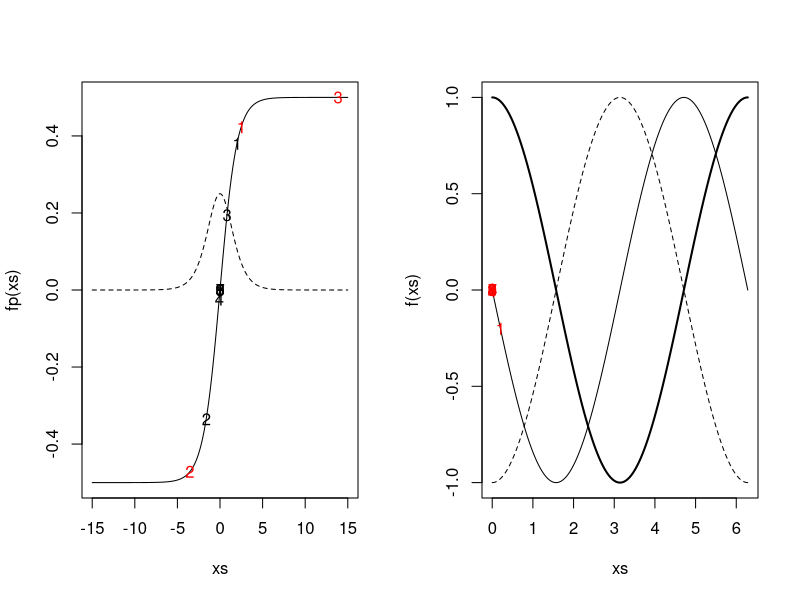
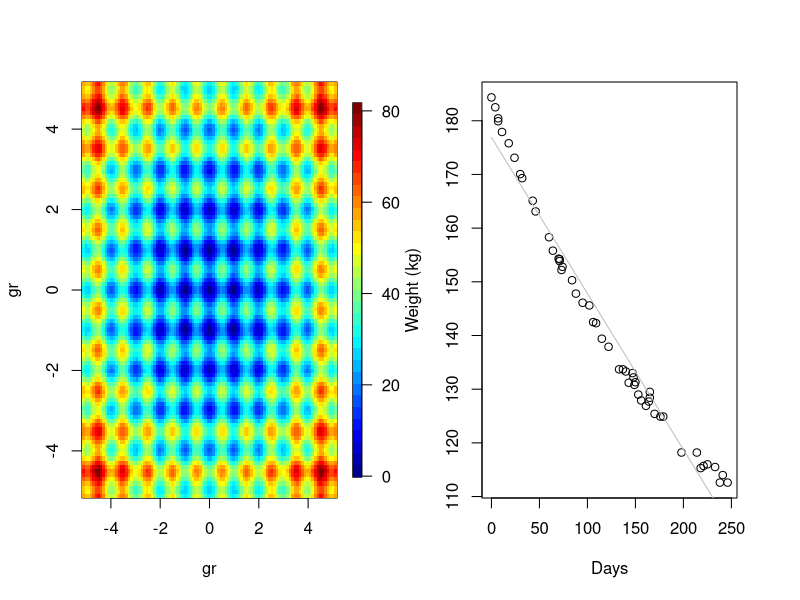
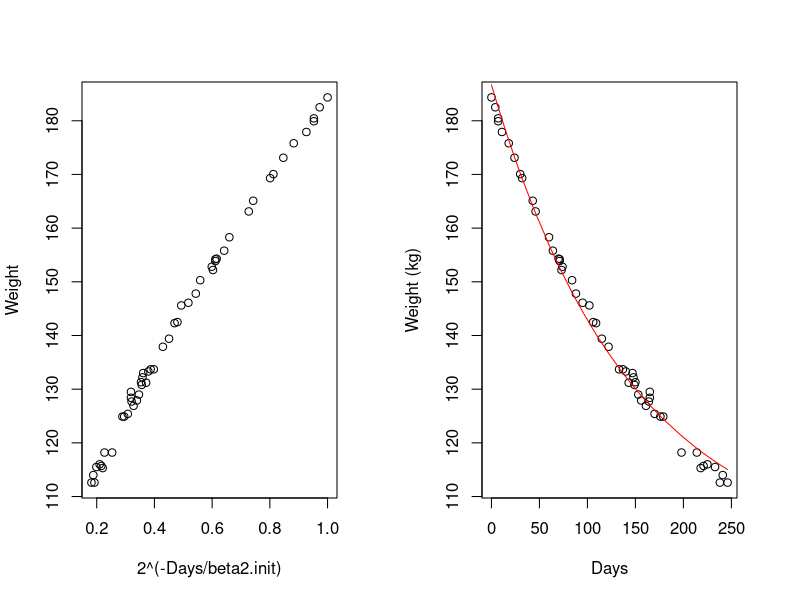
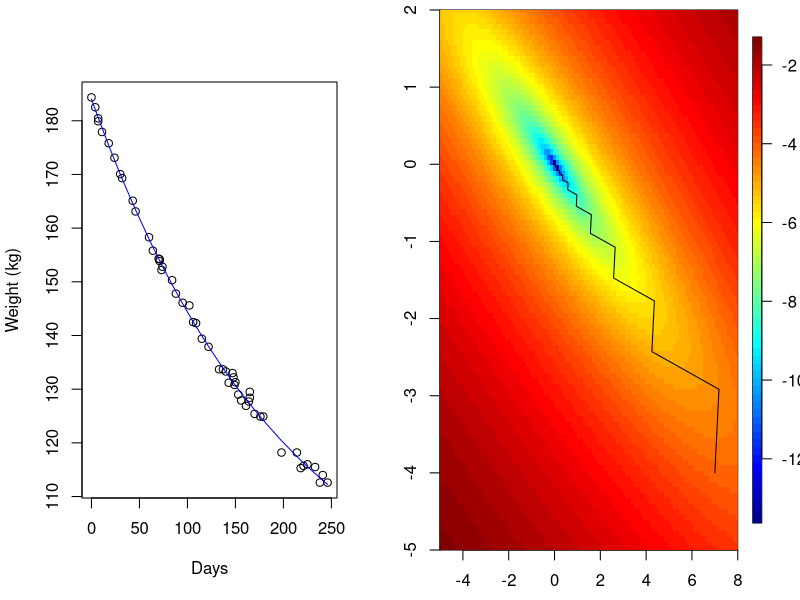
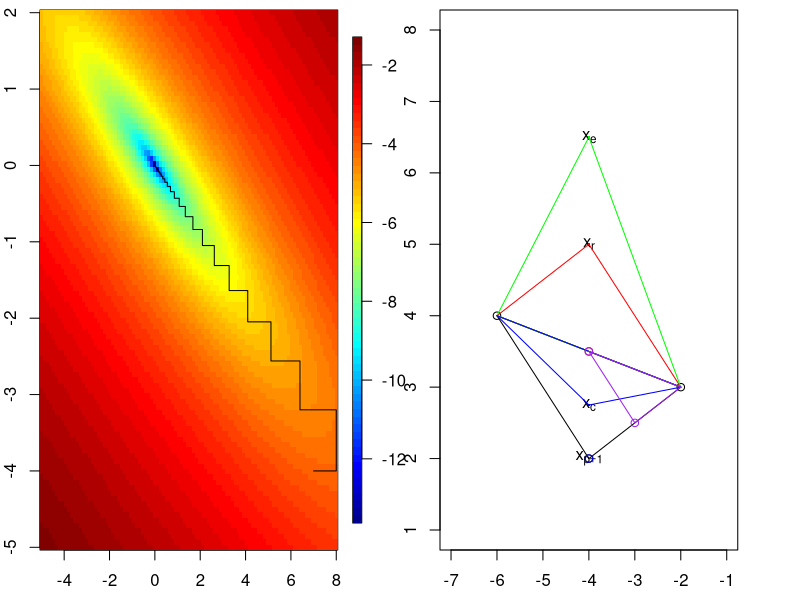
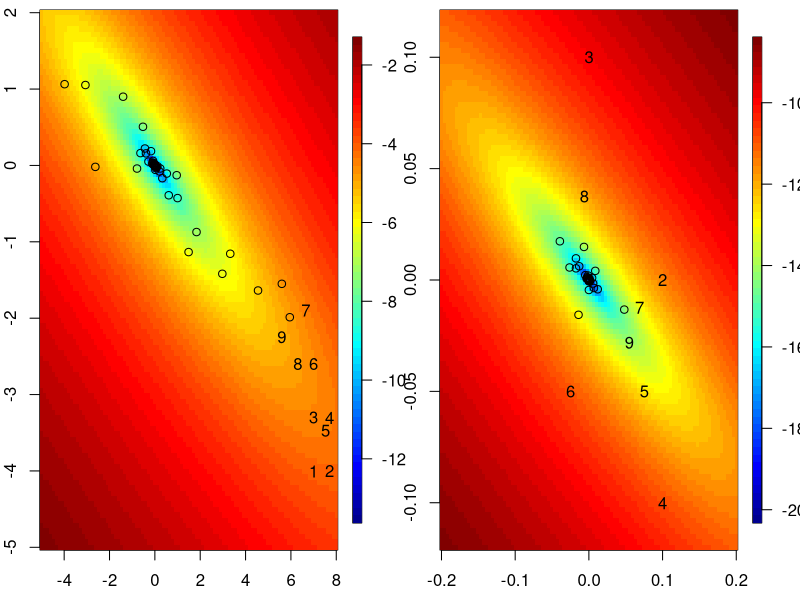
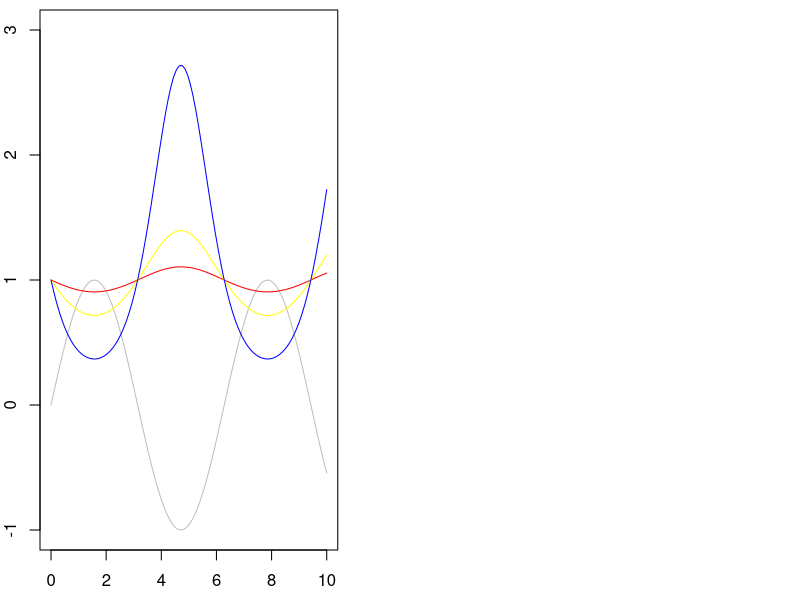
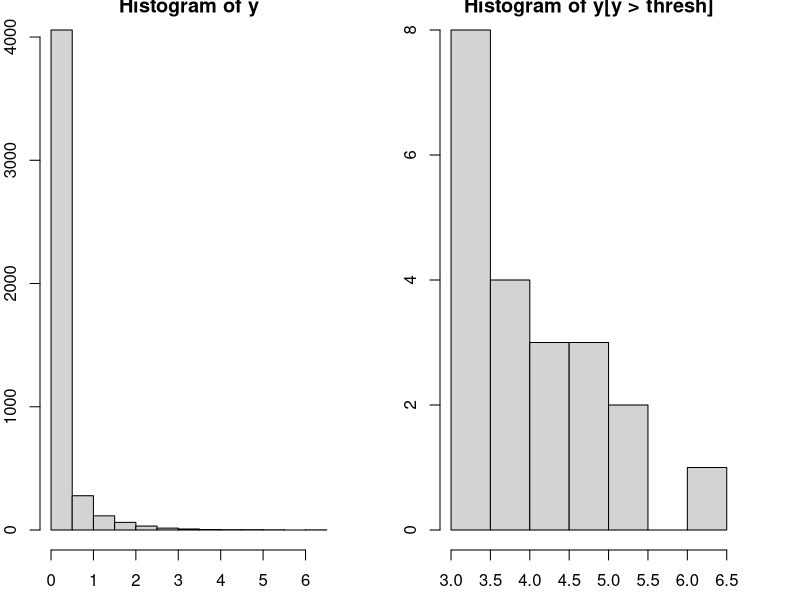

Write R code to recreate these figures, in order. (Note: this script raises an error after producing the figures.)
################################################################
### Demo code for Unit 11 of Stat243, "Optimization"
### Chris Paciorek, November 2015
################################################################

#######################################
# 3: Univariate function optimization
#######################################

### 3.3.3 How can Newton's method go wrong? 

## @knitr newton-wrong

par(mfrow = c(1,2))
fp <- function(x, theta = 1){
	exp(x*theta)/(1+exp(x*theta)) - .5
}
fpp <- function(x, theta = 1){
	exp(x*theta)/((1+exp(x*theta))^2)
}
xs <- seq(-15, 15, len = 300)
plot(xs, fp(xs), type = 'l')
lines(xs, fpp(xs), lty = 2)

## good starting point
x0 <- 2
xvals <- c(x0,rep(NA,9))
for(t in 2:10){
	xvals[t]=xvals[t-1] - fp(xvals[t-1]) / fpp(xvals[t-1])
}
print(xvals)
points(xvals, fp(xvals), pch = as.character(1:length(xvals)))

## bad starting point
x0 <- 2.5
xvals <- c(x0,rep(NA,9))
for(t in 2:10){
	xvals[t]=xvals[t-1] - fp(xvals[t-1]) / fpp(xvals[t-1])
}
print(xvals)
points(xvals, fp(xvals), pch = as.character(1:length(xvals)), col = 'red')
## whoops

## example of mistakenly climbing uphill

# original fxn
f <- function(x) cos(x)
# gradient
fp <- function(x) -sin(x)
# second derivative
fpp <- function(x) -cos(x)
xs <- seq(0, 2*pi, len = 300)
plot(xs, f(xs), type = 'l', lwd = 2)
lines(xs, fp(xs))
lines(xs, fpp(xs), lty = 2)
x0 <- 0.2 # starting point
fp(x0) # negative
fpp(x0) # negative
x1 <- x0 - fp(x0)/fpp(x0) # whoops, we've gone uphill 
## because of the negative second derivative
xvals <- c(x0,rep(NA,9))
for(t in 2:10){
	xvals[t]=xvals[t-1]-fp(xvals[t-1])/fpp(xvals[t-1])
}
xvals
points(xvals, fp(xvals), pch = as.character(1:length(xvals)), col = 'red')
## and we've found a maximum rather than a minimum...

## @knitr dummy

#######################################
# 4: Convergence ideas
#######################################

### 4.2 Starting values

## @knitr rastrigin

rastrigin <- function(x) {
	A <- 10
	n <- length(x)
	return(A*n + sum(x^2 - A * cos(2*pi*x)))
}
const <- 5.12
nGrid <- 100
gr <- seq(-const, const, len = nGrid)
xs <- expand.grid(x1 = gr, x2 = gr)
y <- apply(xs, 1, rastrigin)
require(fields)
image.plot(gr, gr, matrix(y, nGrid, nGrid), col=tim.colors(32))

## @knitr dummy

### 4.3 Convergence rates

## @knitr convergence

options(digits = 10)
f <- function(x) cos(x)
fp <- function(x) -sin(x)
fpp <- function(x) -cos(x)
xstar <- pi # known minimum

## N-R
x0 <- 2
xvals <- c(x0,rep(NA,9))
for(t in 2:10){
	xvals[t] <- xvals[t-1] - fp(xvals[t-1]) / fpp(xvals[t-1])
}
print(xvals)

## bisection
bisecStep <- function(interval, fp){
	xt <- mean(interval)
	if(fp(interval[1]) * fp(xt) <= 0) interval[2] <- xt else interval[1] <- xt
	return(interval)
}
nIt <- 30
a0 <- 2; b0 <- (3*pi/2) - (xstar - a0) 
## have b0 be as far from min as a0 for fair comparison with N-R
interval <- matrix(NA, nr = nIt, nc = 2)
interval[1, ] <- c(a0, b0)
for(t in 2:nIt){
	interval[t, ] <- bisecStep(interval[t-1, ], fp)
}
rowMeans(interval)

## @knitr dummy

########################################
### 5: Multivariate optimization
########################################

### 5.2 Newton-Raphson (Newton's method)

library(MASS)
head(wtloss)
attach(wtloss)

plot(Days, Weight, ylab = "Weight (kg)")

### Linear fit - not a good model
wtloss.lm <- lm(Weight ~ Days, data = wtloss)
coef(wtloss.lm) # estimates of the intercept and slope
lines(Days, fitted(wtloss.lm), col = "grey")

## we need some starting values
## guess that beta2 approx 100 since the midpoint of Days is near 100

beta2.init = 100
plot(2^(-Days/beta2.init), Weight)
tmpMod = lm(Weight ~ I(2^(-Days/beta2.init)))
beta0.init = tmpMod$coef[1]
beta1.init = tmpMod$coef[2]

plot(Days, Weight, ylab = "Weight (kg)")
lines(Days, beta0.init + beta1.init * 2^(-Days/beta2.init), col = 'red')
## not bad; let's go with that

expr = quote((Weight - (beta0 + beta1 * 2^(-Days/beta2)))^2) # objective is sum of this quantity over the observations
## let R do the differentiation of the basic expression for us (since human error in taking derivatives is very common)
## R won't deal with the summation, so we'll have to do that ourselves
deriv(expr, c("beta0", "beta1", "beta2"), function.arg = TRUE)
deriv3(expr, c("beta0", "beta1", "beta2"), function.arg = TRUE) # same as deriv()  with Hessian = TRUE

f =function(betas){
  sum((Weight - (betas[1] + betas[2] * 2^(-Days/betas[3])))^2)
}

## use the basic code based on deriv() and deriv3() 
fp = function(betas){
  ## a bit sloppy as I use Days and Weight as global vars here
  beta0 = betas[1]
  beta1 = betas[2]
  beta2 = betas[3]
  .expr3 <- 2^(-Days/beta2)
  .expr6 <- Weight - (beta0 + beta1 * .expr3)
  grad = - c(sum(2*.expr6), sum(2*(.expr3*.expr6)),
             sum(2* (beta1 * (.expr3 * (log(2) * (Days/beta2^2))) * .expr6)))
  return(grad)
}

fpp = function(betas){
  ## a bit sloppy as I use Days and Weight as global vars here
  n = length(Days)
  beta0 = betas[1]
  beta1 = betas[2]
  beta2 = betas[3]
  .expr3 <- 2^(-Days/beta2)
  .expr6 <- Weight - (beta0 + beta1 * .expr3)
  .expr11 <- log(2)
  .expr12 <- beta2^2
  .expr14 <- .expr11 * (Days/.expr12)
  .expr15 <- .expr3 * .expr14
  .expr16 <- beta1 * .expr15
  
  hessian = matrix(0, 3, 3)
  hessian[1, 1] <- 2*n # don't forget to do summation (i.e., multiply by n)
  hessian[1, 2] <- sum(2 * .expr3)
  hessian[1, 3] <- sum( 2 *  .expr16)
  hessian[2, 2] <- sum( 2 * (.expr3 * .expr3))
  
  hessian[2, 3] <-  - sum(2 * 
                          (.expr15 * .expr6 - .expr3 * .expr16))
  
  hessian[3, 3] <- - sum(2 * (beta1 * (.expr15 * 
                                       .expr14 - .expr3 * (.expr11 * (Days * (2 * beta2)/.expr12^2))) * 
                              .expr6 - .expr16 * .expr16))
  hessian[lower.tri(hessian)] = t(hessian[upper.tri(hessian)])
  return(hessian) 
}



nIt = 20
xvals = matrix(NA, nr = nIt, nc = 3)
xvals[1, ] = c(beta0.init, beta1.init, beta2.init)


for(t in 2:nIt){
  xvals[t, ] = xvals[t-1, ] - solve(fpp(xvals[t-1, ]), fp(xvals[t-1, ]))
  if(FALSE){ # in case not numerically p.d., use pseudoinverse
    e = eigen(fpp(xvals[t-1, ])) 
    e$val = 1/e$val
    e$val[e$val < 0] = 0 # pseudo-inverse
    xvals[t, ] = xvals[t-1, ] - e$vec%*%((t(e$vec)*e$val)%*%fp(xvals[t-1, ]))
  }
}

## let's check against R's built-in nonlinear least squares function
beta.start = xvals[1, ]
names(beta.start) = c("beta0", "beta1", "beta2")
wtloss.fm <- nls(Weight ~ beta0 + beta1*2^(-Days/beta2), 
                 data = wtloss, start = beta.start, trace = TRUE)
nlsEst = coef(wtloss.fm)

f(xvals[20, ])
f(nlsEst)

plot(Days, Weight, ylab = "Weight (kg)")
lines(Days, fitted(wtloss.fm), col = "blue")

### 5.3 Fisher scoring

## data are only involved in .expr6 and all Hessian terms involving .expr6 are linear in it, so replace with its expectation, which is simply 0

fppFS = function(betas){
  ## a bit sloppy as I use Days and Weight as global vars here
  n = length(Days)
  beta0 = betas[1]
  beta1 = betas[2]
  beta2 = betas[3]
    .expr3 <- 2^(-Days/beta2)
    .expr6 <- 0 # Weight - (beta0 + beta1 * .expr3)
    .expr11 <- log(2)
    .expr12 <- beta2^2
    .expr14 <- .expr11 * (Days/.expr12)
    .expr15 <- .expr3 * .expr14
    .expr16 <- beta1 * .expr15
 
  hessian = matrix(0, 3, 3)
  hessian[1, 1] <- 2*n # don't forget to do summation (i.e., multiply by n)
    hessian[1, 2] <- sum(2 * .expr3)
    hessian[1, 3] <- sum( 2 *  .expr16)
    hessian[2, 2] <- sum( 2 * (.expr3 * .expr3))
  
    hessian[2, 3] <-  - sum(2 * 
        (.expr15 * .expr6 - .expr3 * .expr16))

    hessian[3, 3] <- - sum(2 * (beta1 * (.expr15 * 
        .expr14 - .expr3 * (.expr11 * (Days * (2 * beta2)/.expr12^2))) * 
        .expr6 - .expr16 * .expr16))
  hessian[lower.tri(hessian)] = t(hessian[upper.tri(hessian)])
  return(hessian) 
}


nIt = 20
xvals = matrix(NA, nr = nIt, nc = 3)
xvals[1, ] = c(beta0.init, beta1.init, beta2.init)

fpp(xvals[1, ])
fppFS(xvals[1, ])
## pretty similar - some terms in the observed FI didn't involve the data, so don't change anyway

for(t in 2:nIt){
  xvals[t, ] = xvals[t-1, ] - solve(fppFS(xvals[t-1, ]), fp(xvals[t-1, ]))
}

## FS seems to give slightly faster convergence here


### 5.5.1 Descent methods and Newton-like methods

## steepest descent

## @knitr steepest

par(mai = c(.5,.4,.1,.4))
f <- function(x){
	x[1]^2/1000 + 4*x[1]*x[2]/1000 + 5*x[2]^2/1000
}
fp <- function(x){
	c(2 * x[1]/1000 + 4 * x[2]/1000,
	4 * x[1]/1000 + 10 * x[2]/1000)
}
lineSearch <- function(alpha, xCurrent, direction, FUN){
	newx <- xCurrent + alpha * direction
	FUN(newx)
}
nIt <- 50
xvals <- matrix(NA, nr = nIt, nc = 2)
xvals[1, ] <- c(7, -4)
for(t in 2:50){
	newalpha <- optimize(lineSearch, interval = c(-5000, 5000),
		xCurrent = xvals[t-1, ], direction = fp(xvals[t-1, ]),
		FUN = f)$minimum 
	xvals[t, ] <- xvals[t-1, ] + newalpha * fp(xvals[t-1, ])
}
x1s <- seq(-5, 8, len = 100); x2s = seq(-5, 2, len = 100)
fx <- apply(expand.grid(x1s, x2s), 1, f)
## plot f(x) surface on log scale
image.plot(x1s, x2s, matrix(log(fx), 100, 100), 
	xlim = c(-5, 8), ylim = c(-5,2)) 
lines(xvals) ## overlay optimization path
## kind of slow

## @knitr dummy

### 5.6 Gauss-Seidel

## @knitr Gauss-Seidel

f <- function(x){
	return(x[1]^2/1000 + 4*x[1]*x[2]/1000 + 5*x[2]^2/1000)
}
f1 <- function(x1, x2){ # f(x) as a function of x1
	return(x1^2/1000 + 4*x1*x2/1000 + 5*x2^2/1000)
}
f2 <- function(x2, x1){ # f(x) as a function of x2
	return(x1^2/1000 + 4*x1*x2/1000 + 5*x2^2/1000)
}
x1s <- seq(-5, 8, len = 100); x2s = seq(-5, 2, len = 100)
fx <- apply(expand.grid(x1s, x2s), 1, f)
image.plot(x1s, x2s, matrix(log(fx), 100, 100))
nIt <- 49
xvals <- matrix(NA, nr = nIt, nc = 2)
xvals[1, ] <- c(7, -4)
## 5, -10
for(t in seq(2, nIt, by = 2)){
	newx1 <- optimize(f1, x2 = xvals[t-1, 2], interval = c(-40, 40))$minimum
	xvals[t, ] <- c(newx1, xvals[t-1, 2])
	newx2 <- optimize(f2, x1 = newx1, interval = c(-40, 40))$minimum
	xvals[t+1, ] <- c(newx1, newx2)
}
lines(xvals)

## @knitr dummy

### 5.7 Nelder-Mead

## set up tuning factors
alpha = 1
gamma = 2
beta = .5
delta = .5

## auxiliary function to plot line segments
plotseg = function(ind1, ind2, col = 1){
  if(length(ind1) == 1){
    segments(xs[ind1, 1], xs[ind1 , 2], xs[ind2, 1], xs[ind2, 2], col = col)
  } else{
    segments(ind1[1], ind1[2], xs[ind2, 1], xs[ind2, 2], col = col)    
  }
}
  
## initial polytope
xs = matrix(c(-2,3,-6,4,-4,2),nc=2,byrow=T)

plot(xs,xlim=c(-7,-1),ylim=c(1,8))
plotseg(2, 3)
plotseg(1, 3)
plotseg(1, 2)

xbar = (xs[1,]+xs[2,])/2

text(xs[3,1], xs[3,2], expression(x[p+1]))

points(xbar[1],xbar[2], col = 'red')

### reflection

xr = (1+alpha)*xbar - alpha*xs[3,]
points(xr[1],xr[2],col = 'red', pch = 16, cex = .4)
text(xr[1],xr[2], expression(x[r]))

plotseg(xr, 1, col = 'red')
plotseg(xr, 2, col = 'red')
plotseg(1, 2, col = 'red')
## red triangle is now our proposed new polytope

### consider expansion if xr is better than all the other points

xe = gamma*xr + (1-gamma)*xbar
points(xe[1], xe[2], col = 'green', pch = 16, cex = .4)
text(xe[1],xe[2], expression(x[e]))
## if xe is better than xr, use xe, o.w. use xr

plotseg(xe, 1, col = 'green')
plotseg(xe, 2, col = 'green')
plotseg(1, 2, col = 'green')

### consider contraction if xr is worse than all the other points

points(xs[3,1], xs[3, 2], col = 'blue')

## set xh to be the best of these two points
xh = xs[3, ] # suppose the original point is better than the reflection
xc = beta*xh + (1-beta)*xbar
points(xc[1], xc[2], col = 'blue', pch = 16, cex = .4)
text(xc[1],xc[2], expression(x[c]))
## if xc is better than xh, then contract

plotseg(xc, 1, col = 'blue')
plotseg(xc, 2, col = 'blue')
plotseg(1, 2, col = 'blue')

## if not, shrink simplex toward the best point (xs[1, ])

### shrinkage

xs[2, ] = delta*xs[2, ] + (1-delta)*xs[1, ]
xs[3, ] = delta*xs[3, ] + (1-delta)*xs[1, ]

points(xs[2, 1], xs[2, 2], col = 'purple')
points(xs[3, 1], xs[3, 2], col = 'purple')

plotseg(1, 2, 'purple')
plotseg(1, 3, 'purple')
plotseg(2, 3, 'purple')

### Nelder-Mead on our quadratic toy example

## @knitr nelder-example

f <- function(x, plot = TRUE){
    if(plot && cnt < 10) {
        points(x[1], x[2], pch = as.character(cnt))
        if(cnt < 10) cnt <<- cnt + 1 else cnt <<- 1
    } else if(plot) points(x[1], x[2])
    # if(plot) print(c(x,x[1]^2/1000 + 4*x[1]*x[2]/1000 + 5*x[2]^2/1000))
    return(x[1]^2/1000 + 4*x[1]*x[2]/1000 + 5*x[2]^2/1000)
}

par(mfrow = c(1,2))

x1s <- seq(-5, 8, len = 100); x2s = seq(-5, 2, len = 100)
fx <- apply(expand.grid(x1s, x2s), 1, f, FALSE)
cnt <- 1
image.plot(x1s, x2s, matrix(log(fx), 100, 100))
init <- c(7, -4)
optim(init, f, method = "Nelder-Mead")

x1s <- seq(-.2, .2, len = 100); x2s = seq(-.12, .12, len = 100)
fx <- apply(expand.grid(x1s, x2s), 1, f, FALSE)
cnt <- 1
image.plot(x1s, x2s, matrix(log(fx), 100, 100))
init <- c(-0, 0)
optim(init, f, method = "Nelder-Mead")

## @knitr dummy

### 5.8 Simulated annealing

x= seq(0,10,len=100)
f=function(x)  sin(x)

plot(x, f(x), type='l', ylim = c(-1, 3), col = 'grey')
tau = 10
## plot the modified function
lines(x, exp(-f(x)/tau), col = 'red')   # try tau = 3, 1, .3, etc.
## effect of cooling...
tau =3
# plot the modified function
lines(x, exp(-f(x)/tau), col='yellow')   # try tau = 3, 1, .3, etc.
tau =1
## plot the modified function
lines(x, exp(-f(x)/tau), col = 'blue')   # try tau = 3, 1, .3, etc.

##############################
# 6: Optimization in R
##############################

### 6.1 Core optimization functions

## using optim()

yHundredths = scan('../data/precipData.txt')  # precip in hundredths of inches
yHundredths = yHundredths[!is.na(yHundredths)]
y = yHundredths/100  # precip now in inches

par(mfrow = c(1, 2))
hist(y)
thresh = 3
hist(y[y > thresh])

npy=31+28+31 # number of days in winter season
cutoff = (1/25.4) # wet days defined as those with > 1 mm (1/25.4 inches) of precip
thresh = as.numeric(quantile(y[y > cutoff],.98,na.rm=T)) # 98%ile of wet days


pp.lik <- function(par, y, thresh, npy) {
  mu <- par[1]
  sc <- par[2]
  xi <- par[3]
  uInd = y > thresh
  if(sc <= 0) 
    return(10^6);
  if ((1 + ((xi * (thresh - mu))/sc)) < 0) {
    l <- 10^6; 
  }
  else {
    y <- (y - mu)/sc
    y <- 1 + xi * y
    if (min(y^uInd) <= 0){   
      l <- 10^6;
    } else{
      ytmp = y
      ytmp[!uInd]=1  # 'zeroes' out those below the threshold after applying the log in next line
      l <- sum(uInd * log(sc)) + sum(uInd * log(ytmp) * 
                                     (1/xi + 1)) + length(y)/npy * mean((1 + (xi * (thresh - mu))/sc)^(-1/xi))
    }
  }
  l
}

## optim() usage
## out <- optim(init, pp.lik, hessian = TRUE, method = "BFGS", control = list(maxit = maxit, trace = TRUE))

yExc = y[y > thresh]
in2 <- sqrt(6 * var(yExc))/pi  # have initial values depend only on those above the threshold
in1 <- mean(yExc) - 0.57722 * in2
init0 = c(in1, in2, 0.1)

## fit with Nelder-Mead (default) and BFGS
optim(init0, pp.lik, y = y, thresh = thresh, npy = npy, control = list(trace = TRUE)) # 118 fxn evals
optim(init0, pp.lik, y = y, thresh = thresh, npy = npy, method = 'BFGS', control = list(trace = TRUE)) # ~ 10 its

system.time(optim(init0, pp.lik, y = y, thresh = thresh, npy = npy))
system.time(optim(init0, pp.lik, y = y, thresh = thresh, npy = npy, method = 'BFGS'))

## different starting value 
init1 = c(mean(y[y > thresh]), sd(y[y > thresh]), -0.1)
optim(init1, pp.lik, y = y, thresh = thresh, npy = npy, control = list(trace = TRUE)) 
optim(init1, pp.lik, y = y, thresh = thresh, npy = npy, method = 'BFGS', control = list(trace = TRUE)) 

## bad starting value for BFGS
init2 = c(thresh, .01, .1)
out = optim(init2, pp.lik, y = y, thresh = thresh, npy = npy, control = list(trace = TRUE), hessian = TRUE)
solve(out$hessian)
out2 = optim(init2, pp.lik, y = y, thresh = thresh, npy = npy, method = 'BFGS', control = list(trace = TRUE), hessian = TRUE)
solve(out2$hessian)


## suppose the data were on a different scale
yExc2 <- yExc * 1000
y2 <- y * 1000
thresh2 <- thresh * 1000


in2 <- sqrt(6 * var(yExc2))/pi  # have initial values depend only on those above the threshold
in1 <- mean(yExc2) - 0.57722 * in2
init3 = c(in1, in2, 0.1)

optim(init3, pp.lik, y = y2, thresh = thresh2, npy = npy, control = list(trace = TRUE)) ## note that the parameters have changed even beyond a scaling effect
optim(init3, pp.lik, y = y2, thresh = thresh2, npy = npy, method = 'BFGS', control = list(trace = TRUE)) # note lack of convergence after 100 its
optim(init3, pp.lik, y = y2, thresh = thresh2, npy = npy, method = 'BFGS', control = list(trace = TRUE, maxit = 1000)) # convergence, but to values not concordant with those from fitting the original y data

## when we have y2 = y*1000, the location and scale parameters are on very different scales than the shape parameter
## can we use parscale to deal with the problems when the data are on a different scale?
optim(init3, pp.lik, y = y2, thresh = thresh2, npy = npy, control = list(trace = TRUE, parscale = c(1000,1000,1))) 
optim(init3, pp.lik, y = y2, thresh = thresh2, npy = npy, method = 'BFGS', control = list(trace = TRUE, parscale = c(1000,1000,1))) 
## yes, that works! the parameter estimates are now equivalent to those from the standard fitting of the original data

## default step size for numerical derivative is only .001; perhaps we should try with higher accuracy
optim(init0, pp.lik, y = y, thresh = thresh, npy = npy, method = 'BFGS', control = list(trace = TRUE, ndeps = rep(1e-6, 3)))
## note that we needed only 33 function evaluations instead of the original 43, presumably because of higher accuracy in the derivative

#### let's do some plotting of the objective fxn as a sanity check

## 3-d grid of location, scale, shape
locVals = seq(0, 5, len = 30)
scaleVals = seq(.1, 3, len = 30)
shapeVals = seq(-.3, .25, by = .05)
parGrid = expand.grid(loc = locVals, scale = scaleVals, shape = shapeVals)

obj=apply(parGrid, 1, pp.lik, y=y, thresh=thresh, npy=npy) # compute objective function for all parameter combos

tmp = cbind(parGrid,obj)

par(mfrow=c(3, 4), mai = c(.6,.5, .3, .1), mgp = c(1.8, .7, 0))
for( i in 1:length(shapeVals)){
  tmp2 = tmp[tmp$shape == shapeVals[i],] # slice of objective fxn for fixed shape parameter
  image.plot(locVals, scaleVals, matrix((tmp2$obj), length(locVals), length(scaleVals)), col = tim.colors(32), zlim = c(40,80), main = as.character(shapeVals[i]))
}
## note there a couple weird things about this log likelihood - (1) weird things happen when the shape parameter is very close to 0 and (2) for certain combinations the likelihood is not defined (it's set to 1e6) - this is why some of the colors go from aqua to white without showing red values - reparameterizing or optimizing with explicit constraints may be better approaches

## apart from that, it appears that optim() has probably found the minimum

##############################
# 9: Convex optimization
##############################

### 9.6 Interior point methods

## @knitr constrOptim

## based on the example in ?constrOptim
fr <- function(x) {   ## Rosenbrock Banana function
  x1 <- x[1]
  x2 <- x[2]
  100 * (x2 - x1 * x1)^2 + (1 - x1)^2
}
grr <- function(x) { ## Gradient of 'fr'
  x1 <- x[1]
  x2 <- x[2]
  c(-400 * x1 * (x2 - x1 * x1) - 2 * (1 - x1),
    200 *      (x2 - x1 * x1))
}

m <- 100
x1s <- x2s <- seq(-5, 5, len = m)
xs <- expand.grid(x1s, x2s)

f <- apply(xs, 1, fr)

image.plot(x1s, x2s, matrix(log(f), m))

ui = rbind(c(-1,0), c(1,-1))
ci = c(-0.9, -0.1)
## x1 <= 0.9
## x2 <= x1 + 0.1
## this is Region "I" in the figure

abline(v = 0.9)
abline(.1, 1)

out <- constrOptim(c(.5,0), fr, grr, ui = ui, ci = ci)
out$par
points(out$par[1], out$par[2])
text(-1,-2, "I", cex = 2)

## what about constraining to a different region? ("Region II")

ui = rbind(c(-1,0), c(-1, 1))
ci = c(-0.9,0.1)
## x1 <= 0.9
## x2 >= x1 + 0.1

out <- constrOptim(c(.5,0), fr, grr, ui = ui, ci = ci)
## whoops, not feasible!
out <- constrOptim(c(-3, 2), fr, grr, ui = ui, ci = ci)
points(out$par[1], out$par[2], pch = 2)
text(-3,0, "II", cex = 2)

## how about optimizing along a line (equality constraint)?
## x1 - x2 = 0.1 is the same as
## x1 - x2 <= 0.1
## x1 - x2 >= 0.1
ui = rbind(c(-1, 1), c(1, -1))
ci = c(-0.1, 0.1)

out <- constrOptim(c(3.1, 3.0), fr, grr, ui = ui, ci = ci)
## hmmm, numerical issues?

## ok, how about making a long narrow region around the line?
## this takes a while...
ui = rbind(c(1,-1), c(-1,1))
ci = c(.099,-.101)
## hmmm, out1 thinks it has converged ...
out1 <- constrOptim(c(3.1, 3.0), fr, grr, ui = ui, ci = ci)
out2 <- constrOptim(c(3.1, 3.0), fr, NULL, ui = ui, ci = ci)

image.plot(x1s, x2s, matrix(log(f), m))
abline(-0.1, 1)
points(out1$par[1], out1$par[2], pch = "1")
points(out2$par[1], out2$par[2], pch = "2")
